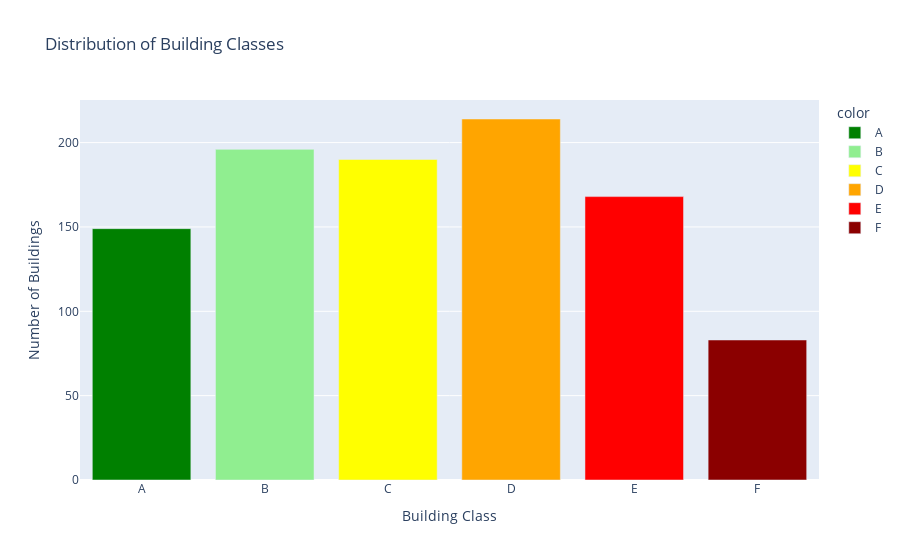

Source (notebook cell):
### Code cell
class_fig, stats, table, comparison_fig = create_statistics_features(df, selected_classes)


if class_fig:
    print("\nClass Distribution:")
    class_fig.show()

### Figure 1 — Plotly figure (JSON) as saved in the notebook; plotly's stock layout.template omitted (floating-point values rounded to 4 significant figures)
{"data": [{"hovertemplate": "color=A<br>Building Class=%{x}<br>Number of Buildings=%{y}<extra></extra>", "legendgroup": "A", "marker": {"color": "green", "pattern": {"shape": ""}}, "name": "A", "orientation": "v", "showlegend": true, "textposition": "auto", "type": "bar", "x": ["A"], "xaxis": "x", "y": [149], "yaxis": "y"}, {"hovertemplate": "color=B<br>Building Class=%{x}<br>Number of Buildings=%{y}<extra></extra>", "legendgroup": "B", "marker": {"color": "lightgreen", "pattern": {"shape": ""}}, "name": "B", "orientation": "v", "showlegend": true, "textposition": "auto", "type": "bar", "x": ["B"], "xaxis": "x", "y": [196], "yaxis": "y"}, {"hovertemplate": "color=C<br>Building Class=%{x}<br>Number of Buildings=%{y}<extra></extra>", "legendgroup": "C", "marker": {"color": "yellow", "pattern": {"shape": ""}}, "name": "C", "orientation": "v", "showlegend": true, "textposition": "auto", "type": "bar", "x": ["C"], "xaxis": "x", "y": [190], "yaxis": "y"}, {"hovertemplate": "color=D<br>Building Class=%{x}<br>Number of Buildings=%{y}<extra></extra>", "legendgroup": "D", "marker": {"color": "orange", "pattern": {"shape": ""}}, "name": "D", "orientation": "v", "showlegend": true, "textposition": "auto", "type": "bar", "x": ["D"], "xaxis": "x", "y": [214], "yaxis": "y"}, {"hovertemplate": "color=E<br>Building Class=%{x}<br>Number of Buildings=%{y}<extra></extra>", "legendgroup": "E", "marker": {"color": "red", "pattern": {"shape": ""}}, "name": "E", "orientation": "v", "showlegend": true, "textposition": "auto", "type": "bar", "x": ["E"], "xaxis": "x", "y": [168], "yaxis": "y"}, {"hovertemplate": "color=F<br>Building Class=%{x}<br>Number of Buildings=%{y}<extra></extra>", "legendgroup": "F", "marker": {"color": "darkred", "pattern": {"shape": ""}}, "name": "F", "orientation": "v", "showlegend": true, "textposition": "auto", "type": "bar", "x": ["F"], "xaxis": "x", "y": [83], "yaxis": "y"}], "layout": {"barmode": "relative", "legend": {"title": {"text": "color"}, "tracegroupgap": 0}, "title": {"text": "Distribution of Building Classes"}, "xaxis": {"anchor": "y", "domain": [0, 1], "title": {"text": "Building Class"}}, "yaxis": {"anchor": "x", "domain": [0, 1], "title": {"text": "Number of Buildings"}}}}
